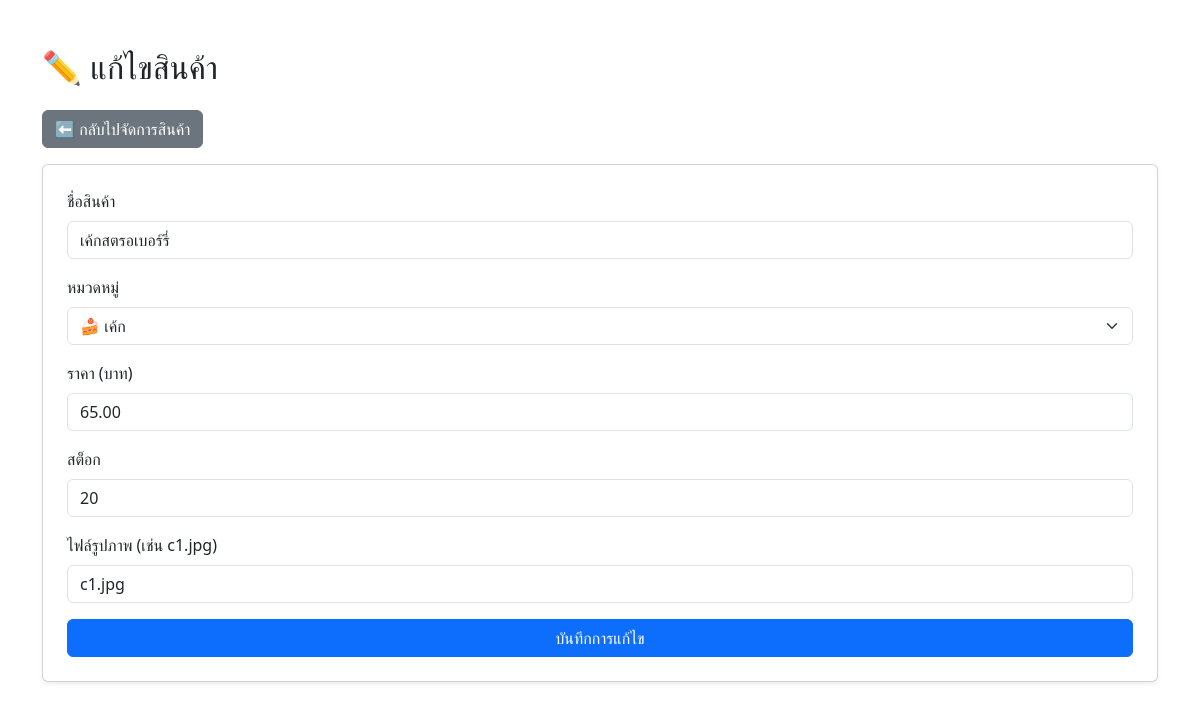
Page /backend/product_edit.php?id=1 (signed in) on the committed database.
### tables this page shows
CREATE TABLE `products` (
  `product_id` int(11) NOT NULL,
  `product_name` varchar(255) NOT NULL,
  `category` varchar(50) NOT NULL,
  `price` decimal(10,2) NOT NULL,
  `stock` int(11) NOT NULL DEFAULT 0,
  `image` varchar(255) DEFAULT NULL
);

### backend/product_edit.php (the view, shortened to what this page needs)
<?php
include 'connectdb.php';
$id = intval($_GET['id']);
$sql = "SELECT * FROM products WHERE product_id = $id";
$result = $conn->query($sql);
$product = $result->fetch_assoc();
?>
<!DOCTYPE html>
<html lang="th">
<head>
  <link href="https://cdn.jsdelivr.net/npm/bootstrap@5.3.0/dist/css/bootstrap.min.css" rel="stylesheet">
</head>
<body class="container py-5">
<h2 class="mb-4">✏️ แก้ไขสินค้า</h2>
<a href="manage_products.php" class="btn btn-secondary mb-3">⬅ กลับไปจัดการสินค้า</a>
<form method="post" class="card p-4 shadow-sm">
  <div class="mb-3">
    <label class="form-label">ชื่อสินค้า</label>
    <input type="text" name="product_name" class="form-control" value="<?= htmlspecialchars($product['product_name']) ?>" required>
  </div>
  <div class="mb-3">
    <label class="form-label">หมวดหมู่</label>
    <select name="category" class="form-select" required>
      <option value="cake" <?= $product['category'] == 'cake' ? 'selected' : '' ?>>🍰 เค้ก</option>
    </select>
  </div>
  <div class="mb-3">
    <label class="form-label">ราคา (บาท)</label>
    <input type="number" step="0.01" name="price" class="form-control" value="<?= $product['price'] ?>" required>
  </div>
  <div class="mb-3">
    <label class="form-label">สต็อก</label>
    <input type="number" name="stock" class="form-control" value="<?= $product['stock'] ?>" required>
  </div>
  <div class="mb-3">
    <label class="form-label">ไฟล์รูปภาพ (เช่น c1.jpg)</label>
    <input type="text" name="image" class="form-control" value="<?= $product['image'] ?>" required>
  </div>
  <button type="submit" class="btn btn-primary">บันทึกการแก้ไข</button>
</form>
</body>
</html>

### rows in the picture
products: product_name "เค้กสตรอเบอร์รี่", category "🍰 เค้ก", price "65.00", stock "20", image "c1.jpg"
